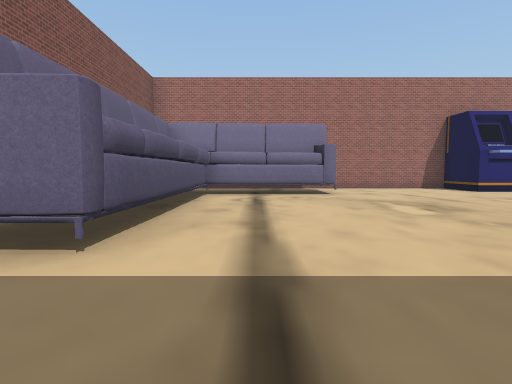
[1] (above)

13 first-person views from a walk through a Unity game level. The camera is 1.3 m above the floor, tilts 4° down and sees 80° across. The floor is counted in squares, 2 m on a side. Each view is taken from the middle of a square. On the plan, view 1 faces up. The plan holds only what a view shows up to about 10 squares ahead; the rest is blank. The place goes on beyond the plan. The player is left out. Some surface patterns are stand-ins.

[2]
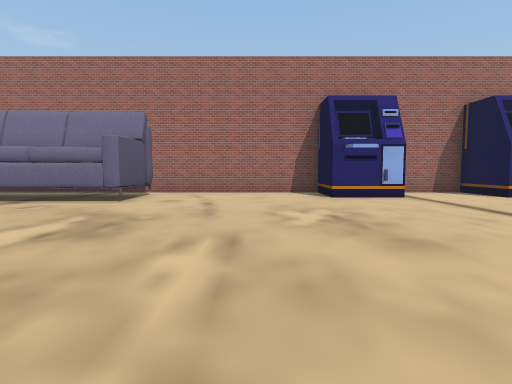

[3]
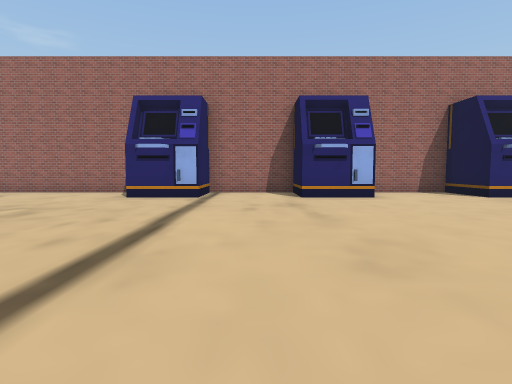

[4]
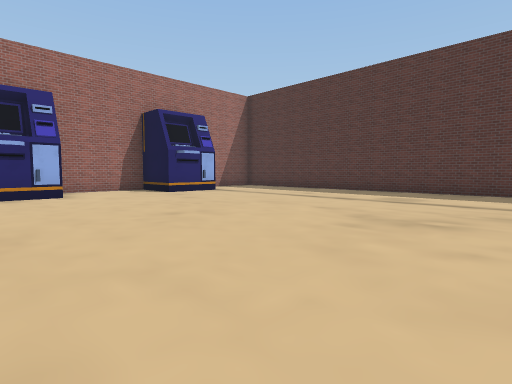

[5]
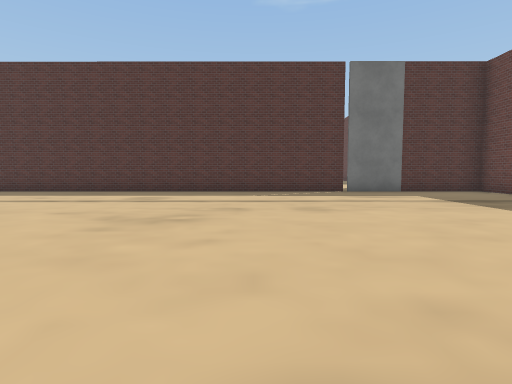

[6]
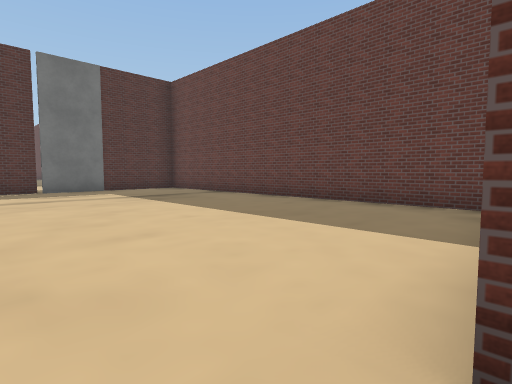

[7]
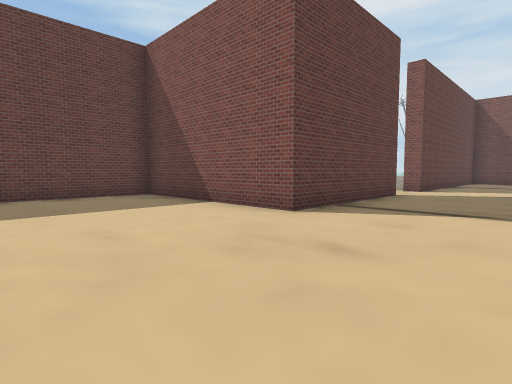

[8]
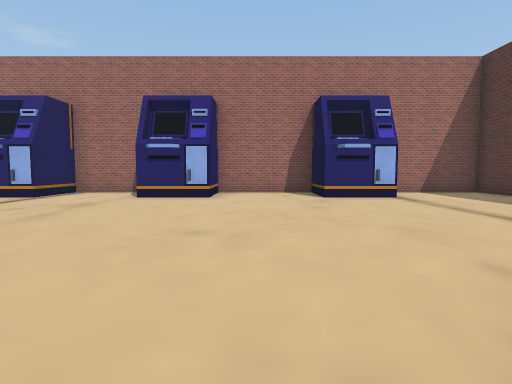

[9]
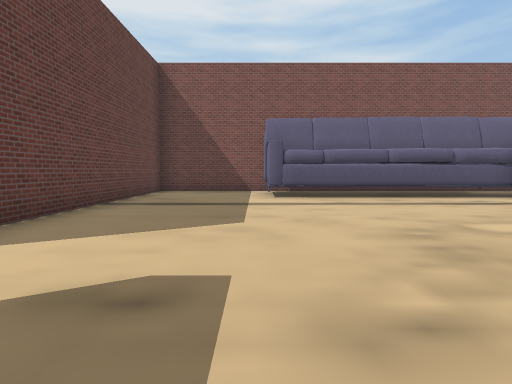

[10]
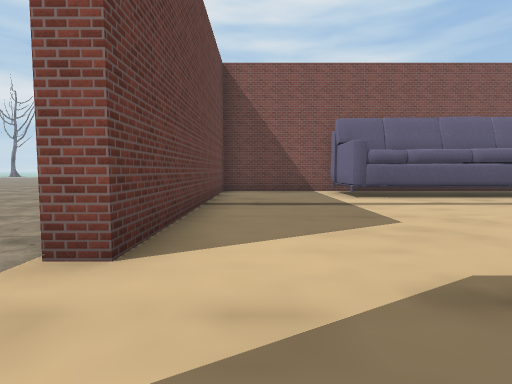

[11]
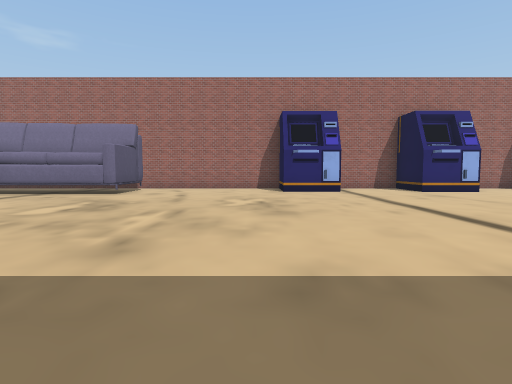

[12]
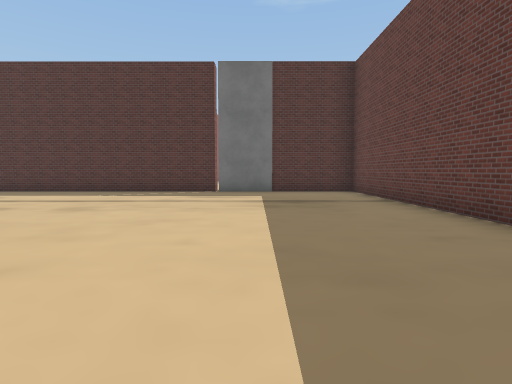

[13]
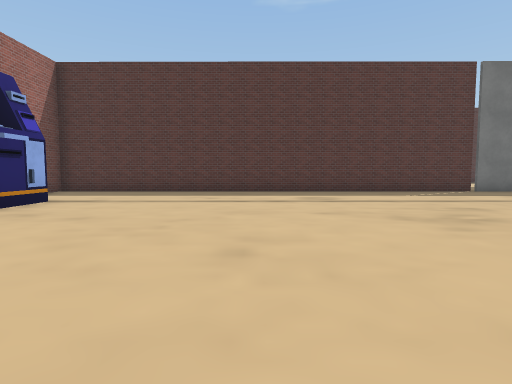

### Floor plan
Key: @ floor where view 1 was taken; # wall or solid block; . floor; O other object.
Columns run from 4 left of view 1 to 21 right of it. Each row starts with its distance up from view 1.
 11      #####################
 10 #    ##....##..# ...##...#
  9 # #####.....O...O...O....#
  8 ###......................#
  7 ###......................#
  6 ###......................#
  5 ###......................#
  4 ###......................#
  3 ###......................#
  2 #........................#
  1 #........................#
  0 #...@....................#
 -1 ########..#####..........#
 -2        ..     #..........#
 -3      ...      #..........#
 -4     ...       #..........#
 -5    ..         #..........#
 -6   ..          ############
 -7   .

Positions as (right, up) in squares from view 1, and headings:
1: (0, 0), facing up
2: (5, 2), facing up
3: (10, 2), facing up
4: (11, 1), facing up-right
5: (11, 1), facing right
6: (10, 0), facing down-right
7: (14, 2), facing down-left
8: (14, 2), facing up
9: (6, 2), facing left
10: (6, 0), facing left
11: (6, 0), facing up
12: (11, -3), facing right
13: (11, 5), facing right
